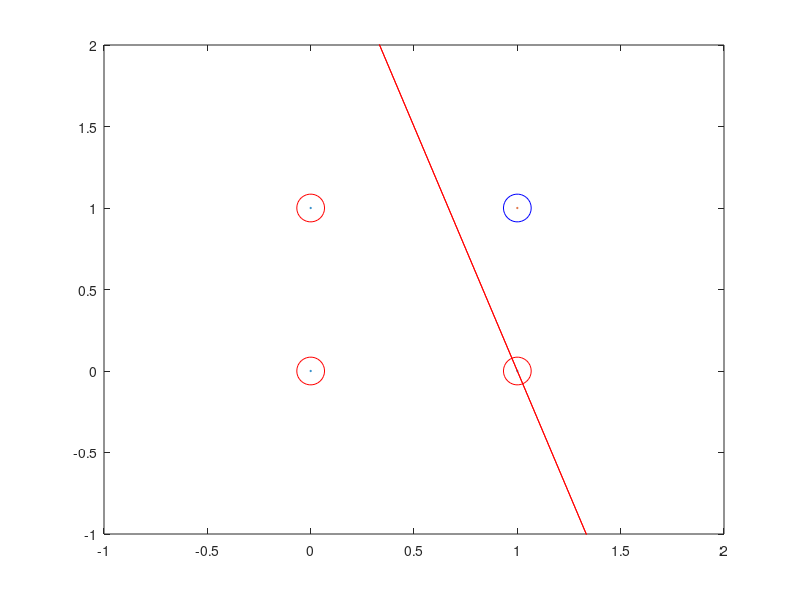

Source code (MATLAB):
trainingSamples = [1 0 0; 1 0 1; 1 1 0; 1 1 1]
desiredOutputs = [1; 1; 1; -1]
weights = [0; 0; 0]

figure(1)

plot(trainingSamples(1:3, 2), trainingSamples(1:3, 3), 'ro', 'MarkerSize', 20)
hold on
plot(trainingSamples(1:3, 2), trainingSamples(1:3, 3), 'o', 'MarkerSize', 1)
axis([-1 2 -1 2])
plot(trainingSamples(4, 2), trainingSamples(4, 3), 'bo', 'MarkerSize', 20)
plot(trainingSamples(4, 2), trainingSamples(4, 3), 'o', 'MarkerSize', 1)

line_old = plot([-1:2], weights(1) + [-1:2]*weights(2) + [-1:2]*weights(3), '-b')

correctlyClassified = 0;

while correctlyClassified < length(desiredOutputs);
    correctlyClassified = 0;
    for i=1:length(desiredOutputs);
        if (dot(weights, trainingSamples(i, :)) > 0);
            rslt = 1;
        else;
            rslt = -1;
        end;
        
        if (desiredOutputs(i) ~= rslt);
            for j=1:length(weights),
                weights(j) = weights(j) + trainingSamples(i, j) * desiredOutputs(i);
            end;
            
            updated_line = plot([-1:2], weights(1) + [-1:2]*weights(2) + [-1:2]*weights(3), '-r');
            delete(line_old);
            line_old = updated_line;
            drawnow;
            pause(1);
        else;
            correctlyClassified = correctlyClassified + 1;
        end;
    end;
end;

disp('New Weights:')
disp(weights)

plot([-1:2], weights(1) + [-1:2]*weights(2) + [-1:2]*weights(3), '-r')
hold off

